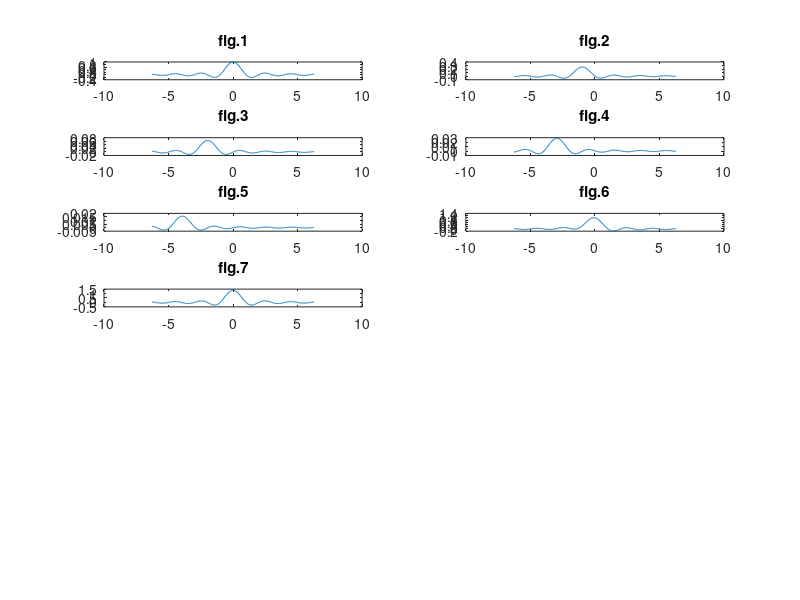
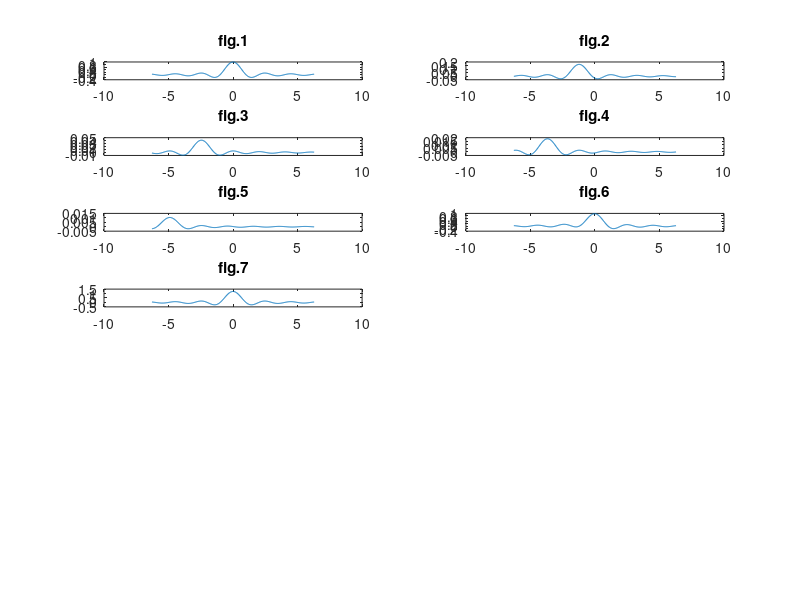
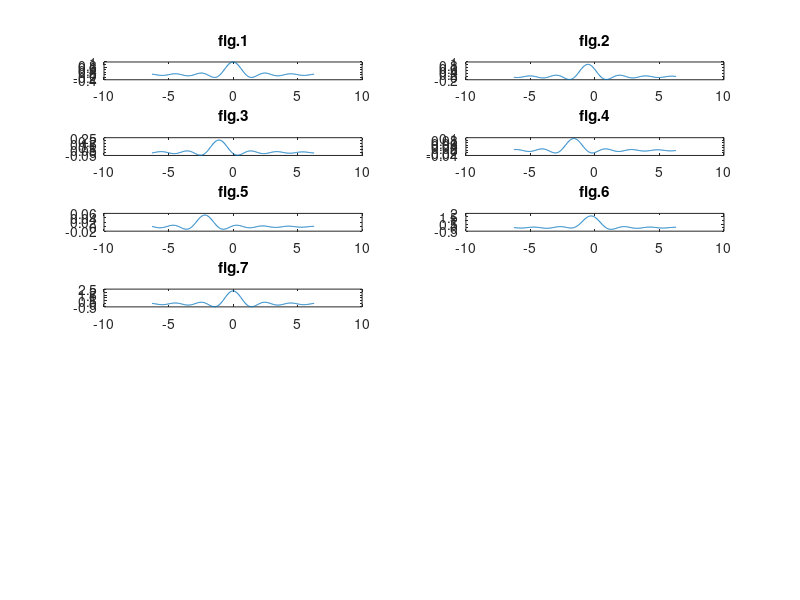
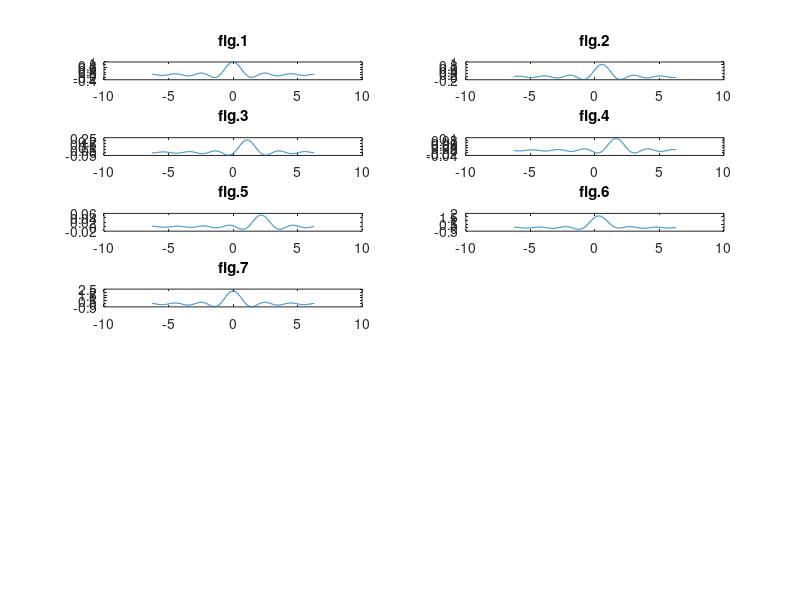

The MATLAB script that drew these images, in order:
clc;
clear all;
f=6e+09 %frequency 6GHz
c=3e+08 %speed of light
d=0.01 %distances between receive attennas 0.01m
n=[1 2 3 4 5] %receive attennas
angle=linspace(0,2*pi,8) %transmit attennas' angle alpha
for t=2:7
   
x=2.*pi.*f.*(n-1).*d.*sin(angle(t))/c %phase delay
y=(4.*pi.*f.*(n-1).*d.*sin(angle(t))/c).^2 %amplitude delay
L=-2*pi:pi/100:2*pi
figure(t-1)
subplot(7,2,1); plot(L,sinc(L+x(1)));title('fig.1') 
subplot(7,2,2); plot(L,sinc(L+x(2))/y(2));title('fig.2') 
subplot(7,2,3); plot(L,sinc(L+x(3))/y(3));title('fig.3') 
subplot(7,2,4); plot(L,sinc(L+x(4))/y(4));title('fig.4') 
subplot(7,2,5); plot(L,sinc(L+x(5))/y(5));title('fig.5') 
subplot(7,2,6); plot(L,sinc(L+x(1))+sinc(L+x(2))/y(2)+sinc(L+x(3))/y(3)+sinc(L+x(4))/y(4)+sinc(L+x(5))/y(5));title('fig.6') 
subplot(7,2,7); plot(L,sinc(L+x(1))*(1+1/y(2)+1/y(3)+1/y(4)+1/y(5)));title('fig.7') 
t=t+1
end